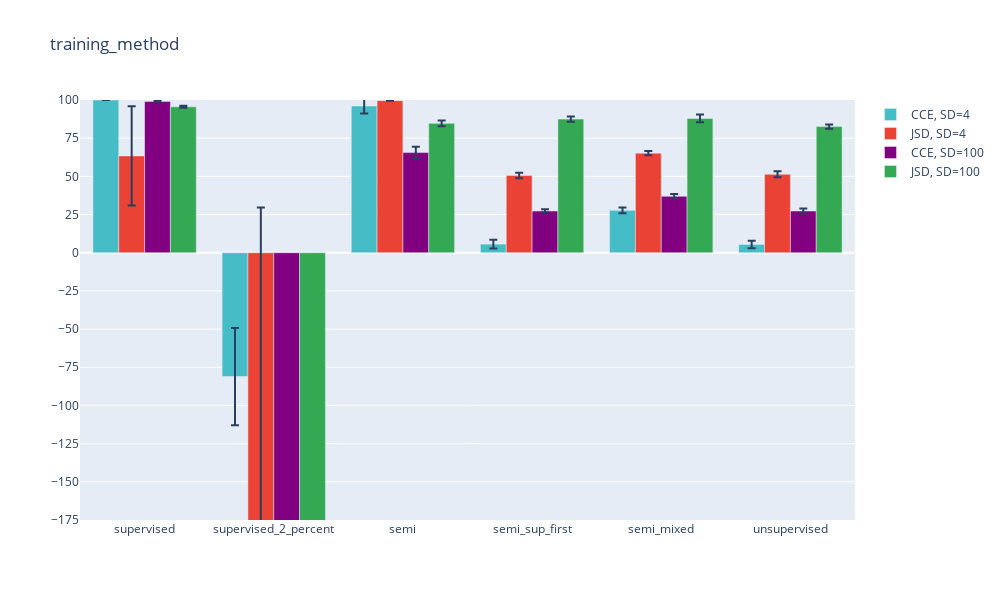
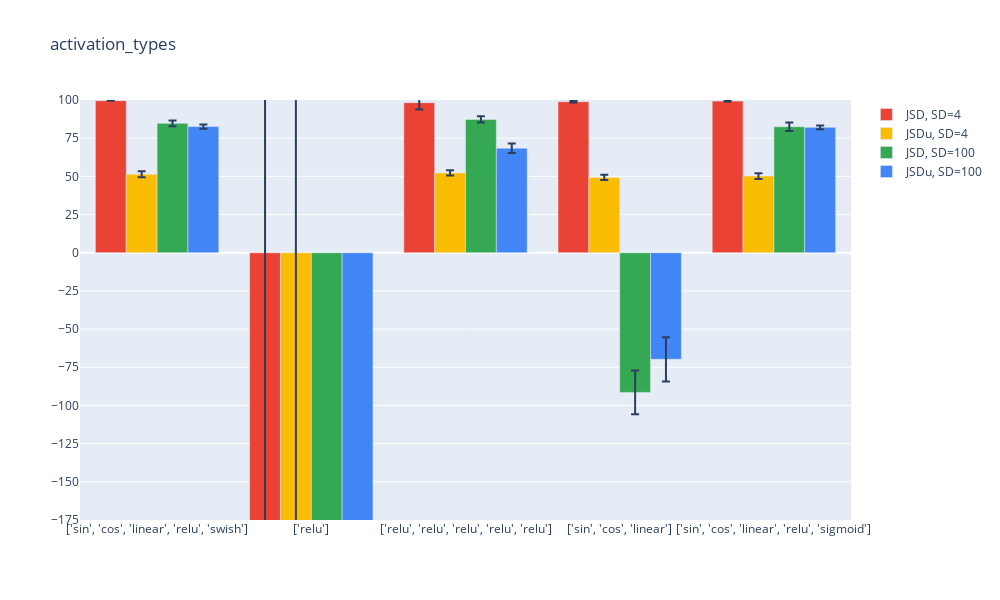
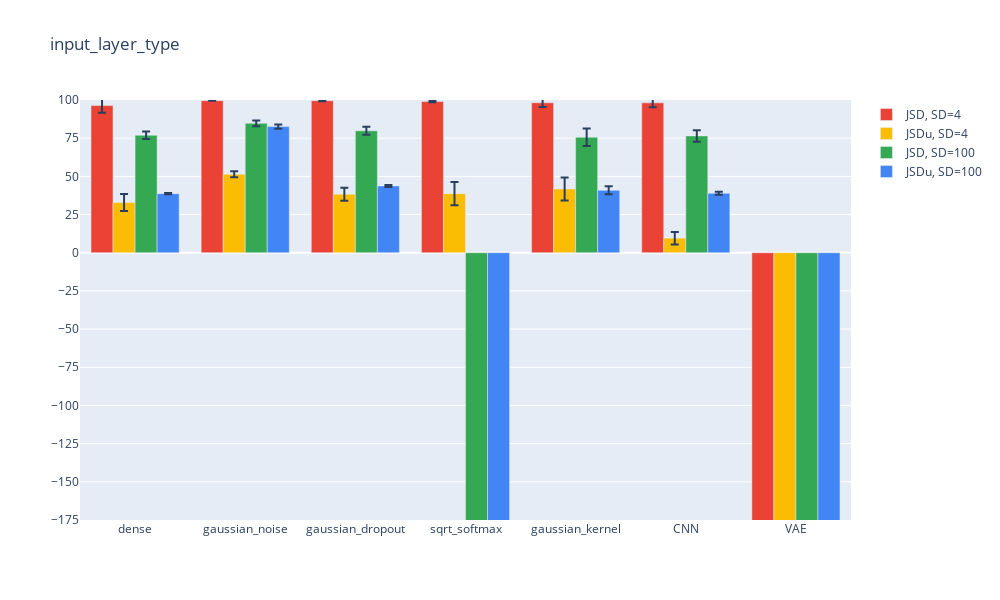
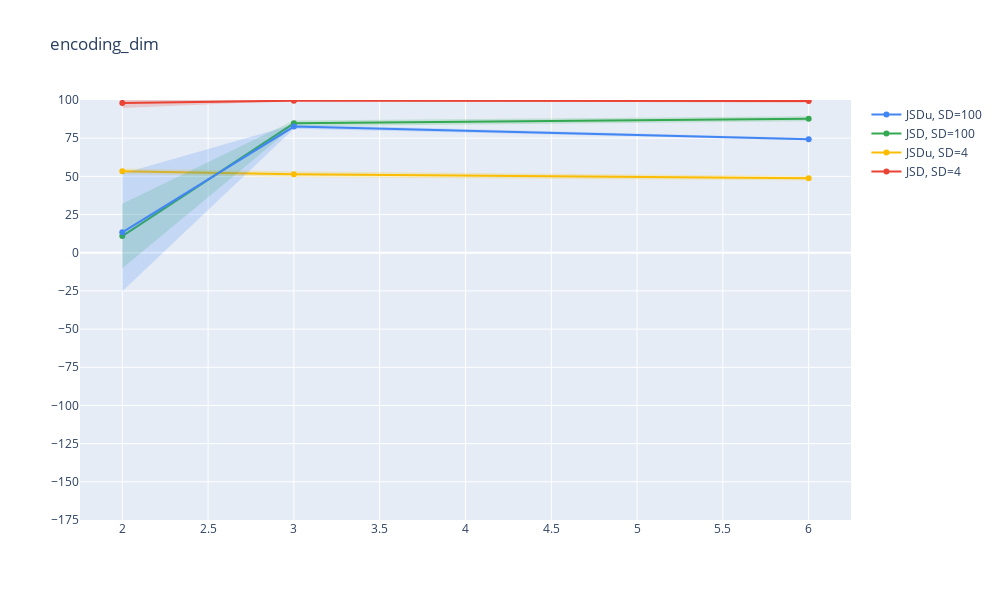

The notebook cell saved with these charts, in order:
### Code cell
for i in range(len(parameters)):
    if i not in [0,8,9]:
        excluded_config_strings=['CCE, SD=4', 'CCEu, SD=4', 'CCE, SD=100','CCEu, SD=100']
    else:
        excluded_config_strings=[]
    plot_vals(i,USE_PLOTLY=True,excluded_config_strings=excluded_config_strings)

### Figure 1 — Plotly figure (JSON) as saved in the notebook; plotly's stock layout.template omitted (floating-point values rounded to 4 significant figures)
{"data": [{"error_y": {"array": [7.21e-07, 31.83, 4.83, 2.799, 1.851, 2.47]}, "marker": {"color": "#46BDC6"}, "name": "CCE, SD=4", "type": "bar", "x": ["supervised", "supervised_2_percent", "semi", "semi_sup_first", "semi_mixed", "unsupervised"], "y": [100.0, -81.08, 96.07, 5.644, 27.74, 5.419]}, {"error_y": {"array": [32.51, 205.8, 0.07762, 1.766, 1.387, 1.991]}, "marker": {"color": "#EA4335"}, "name": "JSD, SD=4", "type": "bar", "x": ["supervised", "supervised_2_percent", "semi", "semi_sup_first", "semi_mixed", "unsupervised"], "y": [63.4, -176.2, 99.58, 50.53, 65.2, 51.36]}, {"error_y": {"array": [0.2547, 11.41, 3.786, 1.061, 1.448, 1.703]}, "marker": {"color": "purple"}, "name": "CCE, SD=100", "type": "bar", "x": ["supervised", "supervised_2_percent", "semi", "semi_sup_first", "semi_mixed", "unsupervised"], "y": [99.05, -193.7, 65.55, 27.33, 36.94, 27.33]}, {"error_y": {"array": [0.6417, 8.579, 1.826, 1.661, 2.526, 1.448]}, "marker": {"color": "#34A853"}, "name": "JSD, SD=100", "type": "bar", "x": ["supervised", "supervised_2_percent", "semi", "semi_sup_first", "semi_mixed", "unsupervised"], "y": [95.53, -212.7, 84.71, 87.49, 87.9, 82.58]}], "layout": {"height": 600, "title": {"text": "training_method"}, "width": 1000, "yaxis": {"dtick": 25, "range": [-175, 100], "tick0": 0}}}

### Figure 2 — Plotly figure (JSON) as saved in the notebook; plotly's stock layout.template omitted (floating-point values rounded to 4 significant figures)
{"data": [{"error_y": {"array": [0.07762, 3176.0, 4.45, 0.5262, 0.27]}, "marker": {"color": "#EA4335"}, "name": "JSD, SD=4", "type": "bar", "x": ["['sin', 'cos', 'linear', 'relu', 'swish']", "['relu']", "['relu', 'relu', 'relu', 'relu', 'relu']", "['sin', 'cos', 'linear']", "['sin', 'cos', 'linear', 'relu', 'sigmoid']"], "y": [99.58, -1995.0, 98.22, 98.88, 99.3]}, {"error_y": {"array": [1.991, 2367.0, 1.667, 1.783, 1.901]}, "marker": {"color": "#FBBC04"}, "name": "JSDu, SD=4", "type": "bar", "x": ["['sin', 'cos', 'linear', 'relu', 'swish']", "['relu']", "['relu', 'relu', 'relu', 'relu', 'relu']", "['sin', 'cos', 'linear']", "['sin', 'cos', 'linear', 'relu', 'sigmoid']"], "y": [51.36, -1397.0, 52.28, 49.33, 50.16]}, {"error_y": {"array": [1.826, 38.32, 2.003, 14.33, 2.812]}, "marker": {"color": "#34A853"}, "name": "JSD, SD=100", "type": "bar", "x": ["['sin', 'cos', 'linear', 'relu', 'swish']", "['relu']", "['relu', 'relu', 'relu', 'relu', 'relu']", "['sin', 'cos', 'linear']", "['sin', 'cos', 'linear', 'relu', 'sigmoid']"], "y": [84.71, -273.3, 87.28, -91.46, 82.46]}, {"error_y": {"array": [1.448, 4.801, 3.104, 14.46, 1.156]}, "marker": {"color": "#4285F4"}, "name": "JSDu, SD=100", "type": "bar", "x": ["['sin', 'cos', 'linear', 'relu', 'swish']", "['relu']", "['relu', 'relu', 'relu', 'relu', 'relu']", "['sin', 'cos', 'linear']", "['sin', 'cos', 'linear', 'relu', 'sigmoid']"], "y": [82.58, -247.3, 68.44, -69.8, 82.08]}], "layout": {"height": 600, "title": {"text": "activation_types"}, "width": 1000, "yaxis": {"dtick": 25, "range": [-175, 100], "tick0": 0}}}

### Figure 3 — Plotly figure (JSON) as saved in the notebook; plotly's stock layout.template omitted (floating-point values rounded to 4 significant figures)
{"data": [{"error_y": {"array": [4.629, 0.07762, 0.3153, 0.4936, 2.756, 2.951, 70.03]}, "marker": {"color": "#EA4335"}, "name": "JSD, SD=4", "type": "bar", "x": ["dense", "gaussian_noise", "gaussian_dropout", "sqrt_softmax", "gaussian_kernel", "CNN", "VAE"], "y": [96.33, 99.58, 99.54, 98.98, 98.19, 98.13, -8303.0]}, {"error_y": {"array": [5.599, 1.991, 4.245, 7.655, 7.535, 4.101, 27.97]}, "marker": {"color": "#FBBC04"}, "name": "JSDu, SD=4", "type": "bar", "x": ["dense", "gaussian_noise", "gaussian_dropout", "sqrt_softmax", "gaussian_kernel", "CNN", "VAE"], "y": [32.84, 51.36, 38.29, 38.69, 41.69, 9.545, -8265.0]}, {"error_y": {"array": [2.387, 1.826, 2.634, 21.83, 5.771, 3.803, 0.8606]}, "marker": {"color": "#34A853"}, "name": "JSD, SD=100", "type": "bar", "x": ["dense", "gaussian_noise", "gaussian_dropout", "sqrt_softmax", "gaussian_kernel", "CNN", "VAE"], "y": [76.92, 84.71, 79.82, -259.8, 75.61, 76.46, -593.8]}, {"error_y": {"array": [0.4432, 1.448, 0.6989, 16.1, 2.609, 0.9285, 1.006]}, "marker": {"color": "#4285F4"}, "name": "JSDu, SD=100", "type": "bar", "x": ["dense", "gaussian_noise", "gaussian_dropout", "sqrt_softmax", "gaussian_kernel", "CNN", "VAE"], "y": [38.67, 82.58, 43.72, -253.1, 40.84, 38.94, -593.7]}], "layout": {"height": 600, "title": {"text": "input_layer_type"}, "width": 1000, "yaxis": {"dtick": 25, "range": [-175, 100], "tick0": 0}}}

### Figure 4 — Plotly figure (JSON) as saved in the notebook; plotly's stock layout.template omitted (floating-point values rounded to 4 significant figures)
{"data": [{"marker": {"color": "#EA4335"}, "mode": "lines+markers", "name": "JSD, SD=4", "type": "scatter", "x": [2, 3, 6], "y": [98.12, 99.58, 99.37]}, {"line": {"width": 0}, "marker": {"color": "#EA4335"}, "mode": "lines", "name": "Upper bound", "showlegend": false, "type": "scatter", "x": [2, 3, 6], "y": [101.5, 99.65, 100.6]}, {"fill": "tonexty", "fillcolor": "rgba(234, 67, 53, 0.2)", "line": {"width": 0}, "marker": {"color": "#EA4335"}, "mode": "lines", "name": "Lower bound", "showlegend": false, "type": "scatter", "x": [2, 3, 6], "y": [94.74, 99.5, 98.14]}, {"marker": {"color": "#FBBC04"}, "mode": "lines+markers", "name": "JSDu, SD=4", "type": "scatter", "x": [2, 3, 6], "y": [53.32, 51.36, 48.8]}, {"line": {"width": 0}, "marker": {"color": "#FBBC04"}, "mode": "lines", "name": "Upper bound", "showlegend": false, "type": "scatter", "x": [2, 3, 6], "y": [55.11, 53.36, 50.31]}, {"fill": "tonexty", "fillcolor": "rgba(251, 188, 4, 0.2)", "line": {"width": 0}, "marker": {"color": "#FBBC04"}, "mode": "lines", "name": "Lower bound", "showlegend": false, "type": "scatter", "x": [2, 3, 6], "y": [51.53, 49.37, 47.29]}, {"marker": {"color": "#34A853"}, "mode": "lines+markers", "name": "JSD, SD=100", "type": "scatter", "x": [2, 3, 6], "y": [10.89, 84.71, 87.78]}, {"line": {"width": 0}, "marker": {"color": "#34A853"}, "mode": "lines", "name": "Upper bound", "showlegend": false, "type": "scatter", "x": [2, 3, 6], "y": [32.01, 86.54, 89.4]}, {"fill": "tonexty", "fillcolor": "rgba(52, 168, 83, 0.2)", "line": {"width": 0}, "marker": {"color": "#34A853"}, "mode": "lines", "name": "Lower bound", "showlegend": false, "type": "scatter", "x": [2, 3, 6], "y": [-10.24, 82.88, 86.15]}, {"marker": {"color": "#4285F4"}, "mode": "lines+markers", "name": "JSDu, SD=100", "type": "scatter", "x": [2, 3, 6], "y": [13.33, 82.58, 74.37]}, {"line": {"width": 0}, "marker": {"color": "#4285F4"}, "mode": "lines", "name": "Upper bound", "showlegend": false, "type": "scatter", "x": [2, 3, 6], "y": [51.85, 84.03, 75.13]}, {"fill": "tonexty", "fillcolor": "rgba(66, 133, 244, 0.2)", "line": {"width": 0}, "marker": {"color": "#4285F4"}, "mode": "lines", "name": "Lower bound", "showlegend": false, "type": "scatter", "x": [2, 3, 6], "y": [-25.19, 81.14, 73.61]}], "layout": {"height": 600, "title": {"text": "encoding_dim"}, "width": 1000, "yaxis": {"dtick": 25, "range": [-175, 100], "tick0": 0}}}
